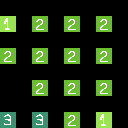

Rendered tile map (Tiled .tmx) drawn with the repository's tilesets; below, a short description and the full map source, tile grids included:
An orthogonal 4x4 tile map with 32x32 px tiles, 1 tile layer (in).

<map version="1.8" tiledversion="1.8.2" orientation="orthogonal" renderorder="right-down" width="4" height="4" tilewidth="32" tileheight="32" infinite="0" nextlayerid="45" nextobjectid="1">
 <tileset firstgid="1" source="../spr_test_tileset.tsx" />
 <layer id="1" name="in" width="4" height="4">
  <data encoding="csv">
2,3,3,3,
3,3,3,3,
0,3,3,3,
4,4,3,2
</data>
 </layer>
</map>
